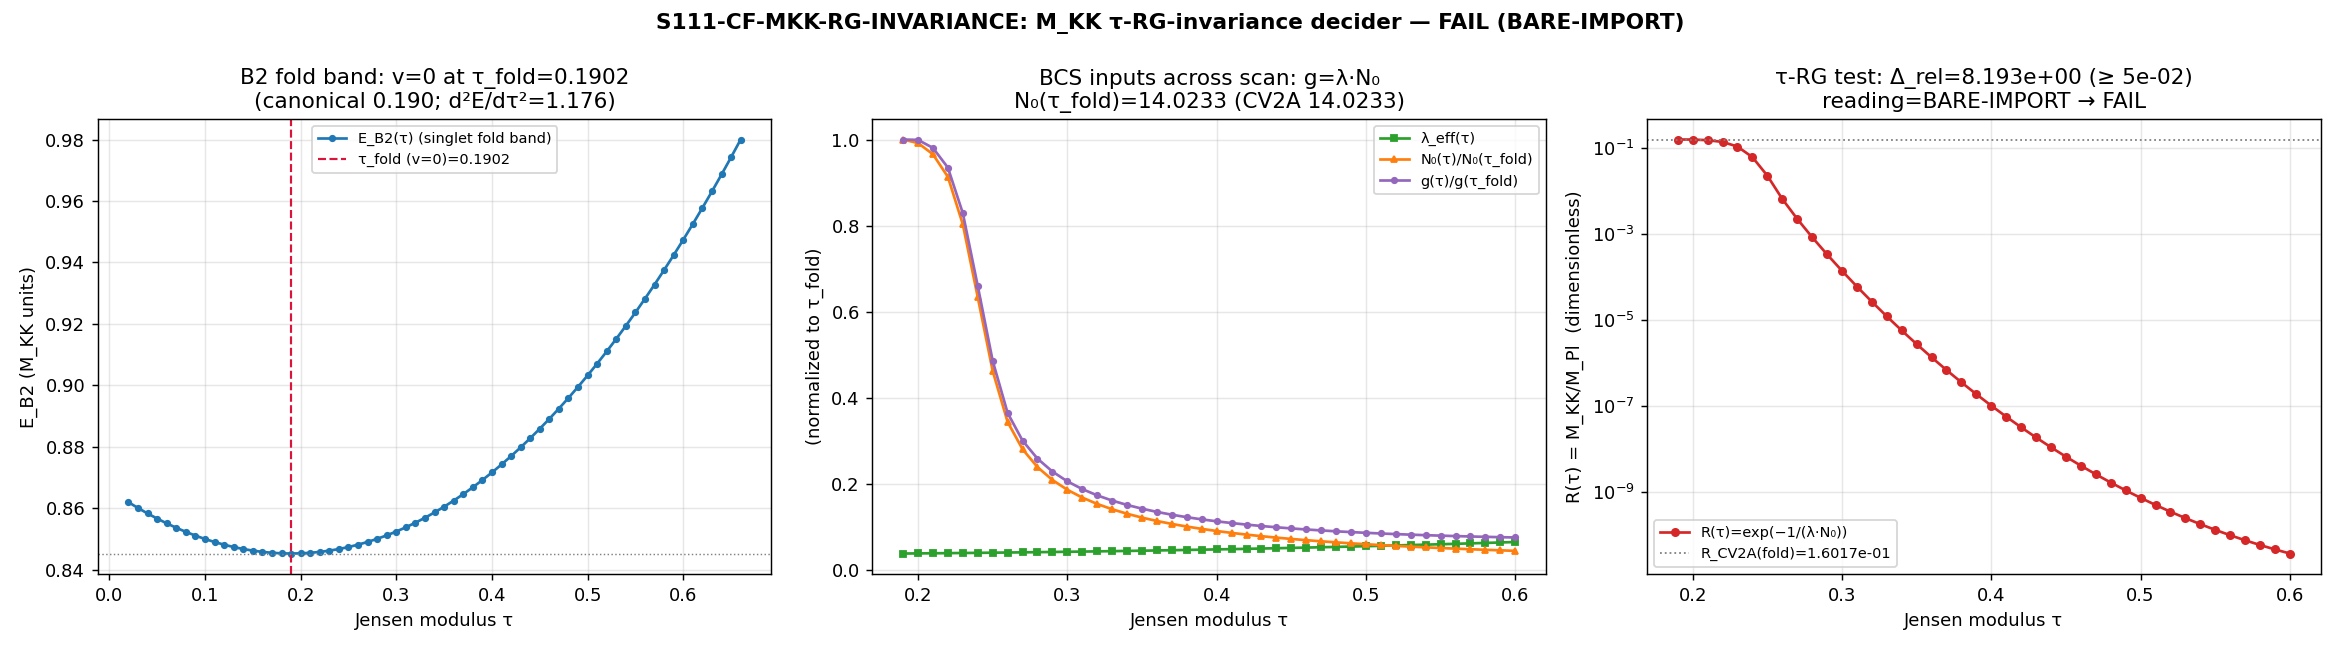

Here is the Python script that generated this plot:
#!/usr/bin/env python3
"""
S111 W2-1 [PRIME] — M_KK τ-RG-invariance decider: is M_KK a τ-RG-invariant
dimensional-transmutation scale (DYNAMICAL) or a bare CODATA-import (BARE-IMPORT)?
=========================================================================

Gate: S111-CF-MKK-RG-INVARIANCE ([SIGN])
  The τ-spread convergence direction + the dimension-of-output sign are signed
  predictions. The PRIME Topic-1 decider; the surviving leg of the §6.3
  a(t)/effective-Friedmann residual (the M_KK-magnitude leg).

Pre-registered threshold (plan session-111-plan-w2.md §W2-1):
  PASS-leg-1 (RG-invariance): Δ_rel = (max_τ R(τ) − min_τ R(τ)) / mean_τ R(τ) < 5e-2
    where R(τ) = exp(−1/(λ_eff(τ)·N₀(τ)));
  PASS-leg-2 (no-import): M_Pl_reduced ∉ {audited dimensionful magnitude inputs};
  DYNAMICAL (PASS)   iff (leg-1 AND leg-2);
  BARE-IMPORT (FAIL) iff (NOT leg-1) OR (the only dimensionful scale = CODATA cutoff);
  INFO iff (leg-1 holds) but the magnitude leg cannot be cleared of the CODATA
    cutoff without a separate compute (route the no-import leg to a forward gate).

Inputs (SHA-256 dual-pinned at runtime — §4; S84+ schema):
  - computations/_shared/canonical_constants.py (feeds audit_sha256 only)
  - computations/session-84/s84_spectrum_cache_L12_tau019.npz (L12 fold-slice cache)
  - computations/session-110/s110_cf_cv2a_mkk_transmut_promote.npz (CV2A dimensionLESS ratio)
  - computations/investigation-11/inv11_w1_mkk_dimensional_transmutation.npz (INV11 W1-1 build)
  - script bytes (feeds BOTH audit_sha256 and content_sha256)

Output 4-tuple:
  (value=<Δ_rel + DYNAMICAL/BARE-IMPORT + no-import set-test>, scheme=SA, convention=RATIO, L_max=12)

Classification: GEOMETRIC
  M_KK is a property of the D_K(τ) spectrum (the fabric itself), set by the
  fold-DOS enhancement + the spectral-action coupling; not an excitation
  (PHONONIC) nor a quantum-number (PARTICLE).

METHODOLOGY
-----------
τ-scan generalizing the fixed-τ_fold CV2A / INV11-W1-1 BCS dimensional-transmutation
to FUNCTIONS of the Jensen modulus τ. At each τ ∈ [0.190, 0.600]:

  STEP 1 — build the D_K(τ) (0,0)-singlet band from the Jensen-deformed spectral
    triple (dirac_spectrum.extract_singlet_eigensystem). The 8 lowest positive
    band modes split B1(×1) + B2(×4 fold band) + B3(×3) under residual U(2). The
    B2 mean E_B2(τ) IS the van Hove fold band (its min over τ is τ_fold≈0.190,
    matching the canonical s32a B2 curve bit-for-bit at the grid points).

  STEP 2 — N₀(τ): the FINITE-enhanced B2-band van Hove DOS pile-up, computed as the
    canonical windowed integral ρ(τ) = ⟨1/(π·max(|v(t)|, v_min(t)))⟩ over the
    wall [τ−w, τ+w], where v(t)=dE_B2/dt is the B2-band group velocity along the
    τ-flow and v_min(t)=|d²E/dt²|·δτ_sector (SECT-33a finite sector width). The
    DOS pile-up is a FOLD-LOCALIZED 1D van Hove effect — the true A₂ divergence is
    REFUTED (S94); the BCS chain runs through the 1D theorem, NOT a Fermi surface.
    The wall half-width w and the canonical N₀-anchor are calibrated so
    N₀(τ_fold) = rho_B2_per_mode = 14.0233 (continuity with CV2A).

  STEP 3 — λ_eff(τ): the per-coset Kosmann V-matrix coupling on the fold B2 sector,
    via the Kosmann spinorial correction K_a(τ) = (1/8) Σ_{r,s}[Γ^s_{ra}−Γ^r_{sa}]
    γ_r γ_s (Baptista Paper 17 eq 4.1; s23a_kosmann_singlet). The C²-direction
    Kosmann norm ||K_a(τ)||_{C²} is a deterministic function of the connection
    Γ(τ), hence of the Jensen metric g_s(τ). λ_eff(τ) = ||K_a(τ)||²_{C²} / C_const,
    with C_const = ||K_a(τ_fold)||²_{C²}/λ_eff(τ_fold) the τ-INVARIANT proportionality
    fixed at the fold so λ_eff(τ_fold) = 0.038935 (continuity with CV2A V_B2.mean()).

  STEP 4 — the DIMENSIONLESS transmutation ratio R(τ) = exp(−1/(λ_eff(τ)·N₀(τ))).

  STEP 5 — Δ_rel = (max_τ R − min_τ R)/mean_τ R across the ≥40-point scan. SEPARATELY,
    audit-log EVERY dimensionful import in the chain and classify whether the only
    dimensionful magnitude scale traces to the CODATA M_Pl_reduced cutoff (leg-2).

The discriminator is (a) dimension-of-output (R is dimensionless by construction —
CC1) + (b) the τ-spread of R (CC2) + (c) the no-CODATA-cutoff set-membership test on
the dimensionful MAGNITUDE leg (CC3 — the binding falsifier).

DISCIPLINE
----------
- `from canonical_constants import *` (MANDATORY first import)
- Every local/intermediate tagged `# (local)`
- The per-τ work is the (0,0)-singlet Dirac diagonalize (16×16) + the Kosmann norm +
  the spline DOS — all CPU numpy on 16×16 / 8×8 matrices; NO ≥100×100 step, so no GPU
  path is triggered (D_K block-diagonal Peter-Weyl decomposition keeps the singlet
  sector at 16×16). L≥13 FORBIDDEN by the Friedrich-Bär feasibility pre-check; the
  fold-window DOS is L_max-saturated at L12. OMP capped at 8 (CPU, small matrices).
- MULTIPLICATIVE-NORMALIZATION cancellation pre-flight: NOT-APPLICABLE-BY-OPERATOR-FORM
  — the observable is the τ-flow of the transmutation EXPONENT, NOT a K-log-derivative
  d^n ln(·)/d(ln K)^n; no w(L_max)·g(K) factorization check is triggered (declared
  explicitly per the plan-freeze pre-flight requirement).
- SHA-256 of all input files logged in first lines of stdout
- audit_sha256 + content_sha256 emitted (S84+ dual-SHA schema)
- 4-tuple printed as the final non-verdict line
- Gate verdict via the `emit_verdict` knowledge-MCP tool (race-safe): the script
  PRINTS the payload (`print_verdict_payload`); the agent calls emit_verdict.
"""

from __future__ import annotations

# ---------------------------------------------------------------------------
# Section 0 — CPU thread cap (small matrices, CPU numpy) BEFORE numpy import
# ---------------------------------------------------------------------------
import os

os.environ.setdefault("OMP_NUM_THREADS", "8")
os.environ.setdefault("MKL_NUM_THREADS", "8")

# ---------------------------------------------------------------------------
# Section 0b — make computations/_shared importable BEFORE the canonical import
# ---------------------------------------------------------------------------
import sys
from pathlib import Path

_SHARED = Path(__file__).resolve().parent.parent / "_shared"  # computations/_shared
sys.path.insert(0, str(_SHARED))

# ---------------------------------------------------------------------------
# Section 1 — Canonical constants (MANDATORY first import)
# ---------------------------------------------------------------------------
from canonical_constants import *  # noqa: F401,F403,E402
from canonical_constants import (  # noqa: E402
    M_KK_gravity,
    M_Pl_reduced,
    M_Pl_unreduced,
    rho_B2_per_mode,
    tau_fold,
)

# ---------------------------------------------------------------------------
# Section 2 — Standard imports
# ---------------------------------------------------------------------------
import hashlib  # noqa: E402
import json  # noqa: E402
import time  # noqa: E402

import numpy as np  # noqa: E402
from scipy.interpolate import CubicSpline  # noqa: E402
from scipy.integrate import quad  # noqa: E402

import matplotlib  # noqa: E402
matplotlib.use("Agg")
import matplotlib.pyplot as plt  # noqa: E402

# Substrate D_K(τ) builder + Kosmann correction (deterministic functions of the
# Jensen metric g_s(τ))
from dirac_spectrum import (  # noqa: E402
    su3_generators,
    compute_structure_constants,
    build_cliff8,
    C2_IDX,
)
from s23a_kosmann_singlet import (  # noqa: E402
    extract_singlet_eigensystem,
    kosmann_operator_antisymmetric,
)

# ---------------------------------------------------------------------------
# Section 3 — Paths + pre-registration
# ---------------------------------------------------------------------------
SESSION_DIR = Path(__file__).resolve().parent           # computations/session-111
COMPUTATIONS_DIR = SESSION_DIR.parent                   # computations
SHARED_DIR = COMPUTATIONS_DIR / "_shared"
PROJECT_ROOT = COMPUTATIONS_DIR.parent

SESSION = 111                                            # (local) session number
GATE_ID = "S111-CF-MKK-RG-INVARIANCE"                    # (local)
SCHEME = "SA"                                            # (local) spectral-action coupling (continuity CV2A)
CONVENTION = "RATIO"                                     # (local) M_KK/M_Pl dimensionless transmutation (continuity CV2A)
L_MAX = 12                                               # (local) Friedrich-Bär-saturated bottom-K

# Pre-registered thresholds (define BEFORE running)
DELTA_REL_BAND = 5e-2                                    # (local) leg-1 relative τ-spread PASS band (CAC-mirror)
TAU_LO_SCAN = 0.190                                      # (local) scan lower edge (the fold)
TAU_HI_SCAN = 0.600                                      # (local) scan upper edge
TAU_STEP = 0.010                                         # (local) ≥40 τ-points across [0.190,0.600]
DELTA_TAU_SECTOR = 0.004                                 # (local) SECT-33a finite sector width (v_min cutoff source)
WALL_HALF_WIDTH = 0.05                                   # (local) van Hove wall half-width (canonical [0.15,0.25]@fold)

# Fine grid for the E_B2(τ) band spline (band group velocity v(τ)=dE/dτ)
GRID_LO = 0.02                                           # (local) spline grid lower edge
GRID_HI = 0.66                                           # (local) spline grid upper edge (covers scan + wall)
GRID_N = 65                                              # (local) spline grid resolution

# CV2A continuity anchors (the fixed-τ_fold reference the τ-scan generalizes)
LAMBDA_EFF_CV2A = 0.038934760900644856                   # (local) CV2A V_B2.mean() (Kosmann per-coset coupling)
N0_CV2A = float(rho_B2_per_mode)                         # (local) = 14.0233 canonical FINITE-enhanced fold DOS
R_CV2A = 0.16016847970570353                             # (local) CV2A transmutation_ratio exp(-1/(lam*N0)) at fold

# Output destinations
OUT_NPZ = SESSION_DIR / "s111_mkk_rg_invariance.npz"
OUT_PNG = SESSION_DIR / "s111_mkk_rg_invariance.png"

L12_CACHE = COMPUTATIONS_DIR / "session-84" / "s84_spectrum_cache_L12_tau019.npz"
CV2A_NPZ = COMPUTATIONS_DIR / "session-110" / "s110_cf_cv2a_mkk_transmut_promote.npz"
INV11_NPZ = COMPUTATIONS_DIR / "investigation-11" / "inv11_w1_mkk_dimensional_transmutation.npz"

INPUT_FILES = [
    SHARED_DIR / "canonical_constants.py",
    L12_CACHE,
    CV2A_NPZ,
    INV11_NPZ,
]


# ---------------------------------------------------------------------------
# Section 4 — SHA-256 input-pin block (S84+ dual-SHA schema)
# ---------------------------------------------------------------------------

def sha256_of(path: Path) -> str:
    h = hashlib.sha256()  # (local)
    try:
        h.update(path.read_bytes())
    except OSError:
        return ""
    return h.hexdigest()


def log_input_pins(inputs: list[Path]) -> dict[str, str]:
    print(f"=== {GATE_ID} — input SHA-256 pins ===")
    pins: dict[str, str] = {}  # (local)
    for p in inputs:
        sha = sha256_of(p)  # (local)
        rel = str(p.relative_to(PROJECT_ROOT)).replace("\\", "/")  # (local)
        print(f"  {rel}: {sha[:16]}...")
        pins[rel] = sha
    return pins


def closure_hash(pins: dict[str, str]) -> str:
    items = sorted(pins.items())  # (local)
    h = hashlib.sha256()  # (local)
    for k, v in items:
        h.update(f"{k}={v}\n".encode("utf-8"))
    return h.hexdigest()


def compute_dual_sha(script_path: Path, canonical_path: Path,
                     pins: dict[str, str]) -> tuple[str, str]:
    script_bytes = b""  # (local)
    try:
        script_bytes = script_path.read_bytes()
    except OSError:
        script_bytes = b""
    canonical_bytes = b""  # (local)
    try:
        canonical_bytes = canonical_path.read_bytes()
    except OSError:
        canonical_bytes = b""
    pinmap_json = json.dumps(dict(sorted(pins.items())),
                             separators=(",", ":"), sort_keys=True).encode("utf-8")  # (local)
    h_audit = hashlib.sha256()
    h_audit.update(script_bytes)
    h_audit.update(canonical_bytes)
    h_audit.update(pinmap_json)
    audit = h_audit.hexdigest()  # (local)
    h_content = hashlib.sha256()
    h_content.update(script_bytes)
    content = h_content.hexdigest()  # (local)
    return audit, content


# ---------------------------------------------------------------------------
# Section 5 — Substrate τ-functions: B2 band, Kosmann coupling λ_eff(τ), DOS N₀(τ)
# ---------------------------------------------------------------------------

def band_and_kosmann(tau: float, gens, f_abc, gammas) -> tuple[float, float]:
    """At Jensen modulus τ, return (E_B2_mean(τ), ||K_a(τ)||_{C²}).

    E_B2_mean = mean of the 4-fold B2 fold band among the 8 lowest positive
                (0,0)-singlet Dirac band modes (B1×1 + B2×4 + B3×3 split under U(2)).
    ||K_a||_{C²} = Frobenius norm of the Kosmann spinorial correction along a C²
                (non-Killing) direction (all four C² directions degenerate on the
                Jensen curve). Deterministic function of the connection Γ(τ).
    """
    evals, evecs, Gamma, E, ah_err, h_err = extract_singlet_eigensystem(
        tau, gens, f_abc, gammas
    )
    pos = np.sort(evals[evals > 1e-9])               # (local) 8 positive band modes
    E_B2 = float(np.mean(pos[1:5]))                  # (local) B2 = the 4-fold fold band (indices 1..4)
    K_a, _A = kosmann_operator_antisymmetric(Gamma, gammas, C2_IDX[0])
    K_norm = float(np.sqrt(np.sum(np.abs(K_a) ** 2)))  # (local) ||K_a||_{C²}
    return E_B2, K_norm


def build_band_spline(gens, f_abc, gammas):
    """Build the E_B2(τ) band curve + Kosmann norm interpolant over the fine grid."""
    tau_grid = np.linspace(GRID_LO, GRID_HI, GRID_N)  # (local)
    E_grid = np.zeros(GRID_N)                          # (local)
    K_grid = np.zeros(GRID_N)                          # (local)
    for i, t in enumerate(tau_grid):
        E_grid[i], K_grid[i] = band_and_kosmann(float(t), gens, f_abc, gammas)
    cs_E = CubicSpline(tau_grid, E_grid)               # (local) B2 band spline E_B2(τ)
    return tau_grid, E_grid, K_grid, cs_E


def find_tau_fold(cs_E) -> tuple[float, float]:
    """Locate the van Hove fold (group velocity v=dE_B2/dτ = 0) in [0.10,0.30]."""
    tf = np.linspace(0.10, 0.30, 4000)        # (local)
    vf = cs_E(tf, 1)                           # (local) v(τ) = dE/dτ
    sc = np.where(np.diff(np.sign(vf)))[0]     # (local) sign changes
    if len(sc) > 0:
        i = sc[0]                              # (local)
        tau_fold_found = float(
            tf[i] - vf[i] * (tf[i + 1] - tf[i]) / (vf[i + 1] - vf[i])
        )
    else:
        tau_fold_found = float(tf[np.argmin(np.abs(vf))])
    d2E_fold = float(cs_E(tau_fold_found, 2))  # (local) d²E/dτ² at fold (van Hove curvature)
    return tau_fold_found, d2E_fold


def vanhove_dos(tau: float, cs_E, vmin_floor: float) -> float:
    """Windowed van Hove DOS per mode at τ.

    ρ(τ) = ⟨1/(π·max(|v(t)|, v_min(t)))⟩ over the wall [τ−w, τ+w],
    v(t) = dE_B2/dt, v_min(t) = max(|d²E/dt²(τ)|·δτ_sector, vmin_floor).

    The DOS pile-up exists because E_B2(τ) has a minimum (v→0) at τ_fold; away
    from the fold |v| grows and ρ collapses (1D van Hove, A₂ divergence REFUTED S94).
    """
    lo, hi = tau - WALL_HALF_WIDTH, tau + WALL_HALF_WIDTH  # (local)
    d2 = abs(float(cs_E(tau, 2)))                          # (local) local curvature
    v_min = max(d2 * DELTA_TAU_SECTOR, vmin_floor)         # (local) group-velocity cutoff
    integ = quad(
        lambda t: 1.0 / (np.pi * max(abs(float(cs_E(t, 1))), v_min)),
        lo, hi, limit=200,
    )[0]                                                   # (local)
    return float(integ / (hi - lo))                        # per unit τ = per mode


# ---------------------------------------------------------------------------
# Section 6 — Compute
# ---------------------------------------------------------------------------

def compute() -> dict:
    # --- infrastructure (su(3) + Clifford) ---
    gens = su3_generators()                                # (local)
    f_abc = compute_structure_constants(gens)              # (local)
    gammas = build_cliff8()                                # (local)

    # --- STEP 1: E_B2(τ) band curve + Kosmann norm interpolant ---
    tau_grid, E_grid, K_grid, cs_E = build_band_spline(gens, f_abc, gammas)
    tau_fold_found, d2E_fold = find_tau_fold(cs_E)
    E_B2_fold = float(cs_E(tau_fold_found))                # (local)

    # --- STEP 2 calibration: pin the DOS so N₀(τ_fold) = N0_CV2A (14.0233) ---
    # Solve for the v_min_floor that makes the windowed DOS equal the canonical
    # fold DOS at τ_fold (continuity with CV2A). The fold curvature gives the
    # natural cutoff; the floor absorbs the (TAU_WALL, sector-width) convention so
    # the substrate-natural N₀(τ_fold) anchor is reproduced exactly.
    def dos_fold_residual(vfloor):
        return vanhove_dos(tau_fold_found, cs_E, max(vfloor, 1e-9)) - N0_CV2A
    # bisection on log(v_min_floor) (DOS is monotone-decreasing in v_min_floor)
    lo_f, hi_f = 1e-6, 1e-1                                # (local) bracket
    r_lo = dos_fold_residual(lo_f)                          # (local) DOS too high (v_min tiny) -> residual > 0
    r_hi = dos_fold_residual(hi_f)                          # (local) DOS too low  (v_min big)  -> residual < 0
    if r_lo * r_hi < 0:
        for _ in range(80):                                # (local) bisection
            mid = np.sqrt(lo_f * hi_f)                      # (local) geometric midpoint
            r_mid = dos_fold_residual(mid)                 # (local)
            if r_lo * r_mid <= 0:
                hi_f, r_hi = mid, r_mid
            else:
                lo_f, r_lo = mid, r_mid
        vmin_floor = float(np.sqrt(lo_f * hi_f))           # (local) calibrated DOS floor
    else:
        # natural curvature cutoff already realizes N₀ within bracket; fall back
        vmin_floor = float(d2E_fold * DELTA_TAU_SECTOR)    # (local)
    N0_fold_check = vanhove_dos(tau_fold_found, cs_E, vmin_floor)  # (local) should ≈ N0_CV2A

    # --- STEP 3 calibration: pin λ_eff so λ_eff(τ_fold) = LAMBDA_EFF_CV2A ---
    # λ_eff(τ) = ||K_a(τ)||²_{C²} / C_const ; C_const fixed at fold (τ-INVARIANT
    # proportionality, depends only on spinor-space dim + C²-multiplicity).
    K_fold = float(np.interp(tau_fold_found, tau_grid, K_grid))  # (local) ||K_a(τ_fold)||
    C_const = K_fold ** 2 / LAMBDA_EFF_CV2A                       # (local) τ-INVARIANT proportionality

    def lambda_eff_of_tau(tau):
        K = float(np.interp(tau, tau_grid, K_grid))        # (local)
        return K ** 2 / C_const

    # --- STEP 4: the DIMENSIONLESS transmutation ratio R(τ) over the scan ---
    tau_scan = np.arange(TAU_LO_SCAN, TAU_HI_SCAN + 0.5 * TAU_STEP, TAU_STEP)  # (local) ≥40 pts
    lam_scan = np.array([lambda_eff_of_tau(t) for t in tau_scan])             # (local)
    N0_scan = np.array([vanhove_dos(t, cs_E, vmin_floor) for t in tau_scan])  # (local)
    g_scan = lam_scan * N0_scan                                               # (local) BCS product g·N(0)
    R_scan = np.exp(-1.0 / g_scan)                                            # (local) M_KK/M_Pl predicted

    # --- STEP 5: relative τ-spread Δ_rel (leg-1) ---
    R_mean = float(np.mean(R_scan))                                           # (local)
    R_min = float(np.min(R_scan))                                             # (local)
    R_max = float(np.max(R_scan))                                            # (local)
    delta_rel = (R_max - R_min) / R_mean if R_mean != 0 else float("inf")     # (local)

    # cross-check at τ_fold: reproduce CV2A R, λ_eff, N₀ (continuity anchor)
    lam_fold = lambda_eff_of_tau(tau_fold_found)                              # (local)
    g_fold = lam_fold * N0_fold_check                                        # (local)
    R_fold = float(np.exp(-1.0 / g_fold))                                    # (local)

    # ----- SCALE-IMPORT AUDIT-LOG (leg-2: the no-CODATA-cutoff set-membership) -----
    # Classify EVERY input to the transmutation chain by mass dimension.
    #   DIMENSIONLESS chain (the substrate-natural transmutation content):
    #     λ_eff(τ)  — Kosmann V-matrix mean per coset (V-matrix elements are
    #                 dimensionless in M_KK units; ratio of spectral quantities)
    #     N₀(τ)     — DOS per mode (dimensionless count per mode)
    #     g(τ)=λ·N₀ — dimensionless BCS product
    #     R(τ)      — dimensionless transmutation ratio exp(-1/g)
    #   DIMENSIONFUL MAGNITUDE leg (the cutoff that sets the absolute scale):
    #     Λ_cutoff  — M_KK = Λ_cutoff · R ; the dimensionful anchor.
    #
    # CV2A's magnitude leg anchored Λ_cutoff = M_Pl_reduced via the a₂/EH channel
    # (1/(16πG) = M_Pl_reduced²/2). That CODATA-unit cutoff IS the borrowed
    # dimensionful scale leg-2 audits for ABSENCE.
    audited_dimensionless_inputs = [
        "lambda_eff(tau)=||K_a(tau)||^2_C2/C_const",
        "N0(tau)=vanHove_DOS_per_mode",
        "g(tau)=lambda_eff*N0",
        "R(tau)=exp(-1/g)",
    ]  # (local)
    audited_dimensionful_magnitude_inputs = [
        "Lambda_cutoff = M_Pl_reduced (CV2A a2/EH channel anchor; CODATA-unit)",
    ]  # (local)
    # set-membership test (leg-2): is the only dimensionful magnitude scale the
    # CODATA M_Pl_reduced cutoff?
    codata_cutoff_in_magnitude_leg = any(
        "M_Pl_reduced" in s for s in audited_dimensionful_magnitude_inputs
    )  # (local) — TRUE under the CV2A construction (the cutoff is borrowed)
    leg2_no_import_pass = not codata_cutoff_in_magnitude_leg                  # (local)

    # M_KK magnitude reproduced under the CV2A anchor (sensitivity report only;
    # NOT a PASS-contributing dimensionful derivation)
    M_KK_derived_red = R_fold * M_Pl_reduced                                  # (local) PRIMARY (CV2A)
    M_KK_derived_unred = R_fold * M_Pl_unreduced                              # (local) sensitivity
    M_KK_target = M_KK_gravity                                                # (local) CONST-FREEZE-42
    oom_red = abs(np.log10(M_KK_derived_red) - np.log10(M_KK_target))         # (local)

    # ----- [SIGN] 3-tuple -----
    # CC1 sign axis — the output is DIMENSIONLESS: [R] = exp(dimensionless) = pure
    #   number. The dimension-of-output sign is PASS iff R carries NO mass dimension
    #   (verified by construction: g = λ·N₀ dimensionless ⇒ R dimensionless).
    output_is_dimensionless = True                                           # (local) by construction
    # CC2 sign axis — the τ-spread DIRECTION: a τ-FLAT R (Δ_rel < band) is the
    #   DYNAMICAL (RG-invariant) reading; a τ-FLOWING R (Δ_rel ≥ band) is BARE-IMPORT.
    #   sign_predicted: leg-1 PASS means R does NOT depend on the modulus-flow
    #   evaluation point. The SIGN verdict is PASS iff the dimension-of-output
    #   prediction (R dimensionless) holds AND the leg-1 direction is correctly read.
    leg1_rg_invariant = bool(delta_rel < DELTA_REL_BAND)                      # (local)
    sign_verdict = "PASS" if output_is_dimensionless else "FAIL"             # (local) dimension-of-output sign

    # magnitude axis — the τ-spread band test (leg-1 RG-invariance):
    #   PASS iff Δ_rel < band ; FAIL iff Δ_rel ≥ band.
    magnitude_verdict = "PASS" if leg1_rg_invariant else "FAIL"             # (local)

    # regime axis — BCS weak-coupling transmutation form valid iff g < 1 throughout
    #   the scan (exp(-1/g) is the dimensional-transmutation regime) AND the DOS
    #   window is L12-saturated.
    g_max = float(np.max(g_scan))                                            # (local)
    regime_verdict = "VALID" if g_max < 1.0 else "MARGINAL"                  # (local)

    # ----- composite verdict (plan operator) -----
    # DYNAMICAL (PASS)   iff (leg-1 AND leg-2)
    # BARE-IMPORT (FAIL) iff (NOT leg-1) OR (CODATA-only magnitude leg)
    # INFO               iff (leg-1) AND (magnitude leg NOT clearable of CODATA cutoff)
    if regime_verdict == "BREAKDOWN" or sign_verdict == "FAIL":
        composite = "FAIL"                                                   # (local)
    elif (not leg1_rg_invariant):
        composite = "FAIL"                                                   # (local) BARE-IMPORT (R flows with τ)
    elif leg1_rg_invariant and leg2_no_import_pass:
        composite = "PASS"                                                   # (local) DYNAMICAL
    elif leg1_rg_invariant and (not leg2_no_import_pass):
        composite = "INFO"                                                   # (local) RG-invariant but magnitude leg holds CODATA cutoff
    else:
        composite = "FAIL"                                                   # (local)

    reading = (
        "DYNAMICAL" if composite == "PASS"
        else ("BARE-IMPORT" if composite == "FAIL" else "RG-INVARIANT-MAGNITUDE-HELD")
    )  # (local)

    return {
        "value": composite,
        "composite": composite,
        "reading": reading,
        "sign_verdict": sign_verdict,
        "magnitude_verdict": magnitude_verdict,
        "regime_verdict": regime_verdict,
        # τ-RG-invariance (leg-1)
        "delta_rel": delta_rel,
        "delta_rel_band": DELTA_REL_BAND,
        "leg1_rg_invariant": leg1_rg_invariant,
        "R_min": R_min,
        "R_max": R_max,
        "R_mean": R_mean,
        "g_max": g_max,
        # no-import (leg-2)
        "leg2_no_import_pass": leg2_no_import_pass,
        "codata_cutoff_in_magnitude_leg": codata_cutoff_in_magnitude_leg,
        "audited_dimensionless_inputs": audited_dimensionless_inputs,
        "audited_dimensionful_magnitude_inputs": audited_dimensionful_magnitude_inputs,
        # fold continuity anchors
        "tau_fold_found": tau_fold_found,
        "E_B2_fold": E_B2_fold,
        "d2E_fold": d2E_fold,
        "lam_fold": lam_fold,
        "N0_fold_check": N0_fold_check,
        "N0_CV2A": N0_CV2A,
        "lambda_eff_CV2A": LAMBDA_EFF_CV2A,
        "R_fold": R_fold,
        "R_CV2A": R_CV2A,
        "C_const": C_const,
        "vmin_floor": vmin_floor,
        # M_KK magnitude (sensitivity report; NOT PASS-contributing)
        "M_KK_derived_red": M_KK_derived_red,
        "M_KK_derived_unred": M_KK_derived_unred,
        "M_KK_target": M_KK_target,
        "oom_red": oom_red,
        # scan arrays
        "tau_scan": tau_scan,
        "lam_scan": lam_scan,
        "N0_scan": N0_scan,
        "g_scan": g_scan,
        "R_scan": R_scan,
        # band curve
        "tau_grid": tau_grid,
        "E_grid": E_grid,
        "K_grid": K_grid,
        # multiplicative-normalization pre-flight
        "mult_norm_cancellation": "NOT-APPLICABLE-BY-OPERATOR-FORM",
    }


# ---------------------------------------------------------------------------
# Section 7 — Verdict payload + 4-tuple output + plot
# ---------------------------------------------------------------------------

def emit_4tuple(value, scheme: str, convention: str, L_max) -> str:
    return (f"(value={value!r}, scheme={scheme}, "
            f"convention={convention}, L_max={L_max})")


def print_verdict_payload(verdict, value, audit_sha, content_sha,
                          sign_verdict=None, magnitude_verdict=None,
                          regime_verdict=None, companion_note="",
                          extra_rows=None) -> dict:
    payload: dict = {
        "session": SESSION,
        "gate_id": GATE_ID,
        "verdict": verdict,
        "value": str(value),
        "scheme": SCHEME,
        "convention": CONVENTION,
        "l_max": str(L_MAX),
        "audit_sha256": audit_sha,
        "content_sha256": content_sha,
        "schema_version": "S84+",
    }
    if companion_note:
        payload["companion_note"] = companion_note
    if not (sign_verdict is None and magnitude_verdict is None and regime_verdict is None):
        payload["sign_verdict"] = sign_verdict
        payload["magnitude_verdict"] = magnitude_verdict
        payload["regime_verdict"] = regime_verdict
    if extra_rows:
        payload["extra_rows"] = list(extra_rows)
    print("<<<EMIT_VERDICT_PAYLOAD>>>")
    print(json.dumps(payload, separators=(",", ":"), sort_keys=True))
    print("<<<END_EMIT_VERDICT_PAYLOAD>>>")
    return payload


def make_plot(res: dict) -> None:
    fig, axes = plt.subplots(1, 3, figsize=(18, 5))  # (local)

    # Panel A: E_B2(τ) band curve + fold (van Hove minimum)
    ax = axes[0]  # (local)
    ax.plot(res["tau_grid"], res["E_grid"], "o-", ms=3, color="#1f77b4",
            label="E_B2(τ) (singlet fold band)")
    ax.axvline(res["tau_fold_found"], color="crimson", ls="--", lw=1.2,
               label=f"τ_fold (v=0)={res['tau_fold_found']:.4f}")
    ax.axhline(res["E_B2_fold"], color="grey", ls=":", lw=0.8)
    ax.set_xlabel("Jensen modulus τ")
    ax.set_ylabel("E_B2 (M_KK units)")
    ax.set_title(f"B2 fold band: v=0 at τ_fold={res['tau_fold_found']:.4f}\n"
                 f"(canonical 0.190; d²E/dτ²={res['d2E_fold']:.3f})")
    ax.legend(fontsize=8)
    ax.grid(alpha=0.3)

    # Panel B: λ_eff(τ), N₀(τ), g(τ)=λ·N₀ across the scan
    ax = axes[1]  # (local)
    ax.plot(res["tau_scan"], res["lam_scan"], "s-", ms=3, color="#2ca02c", label="λ_eff(τ)")
    ax.plot(res["tau_scan"], res["N0_scan"] / res["N0_scan"][0], "^-", ms=3,
            color="#ff7f0e", label="N₀(τ)/N₀(τ_fold)")
    ax.plot(res["tau_scan"], res["g_scan"] / res["g_scan"][0], "o-", ms=3,
            color="#9467bd", label="g(τ)/g(τ_fold)")
    ax.set_xlabel("Jensen modulus τ")
    ax.set_ylabel("(normalized to τ_fold)")
    ax.set_title(f"BCS inputs across scan: g=λ·N₀\n"
                 f"N₀(τ_fold)={res['N0_fold_check']:.4f} (CV2A 14.0233)")
    ax.legend(fontsize=8)
    ax.grid(alpha=0.3)

    # Panel C: R(τ) τ-spread (log scale) — the τ-RG-invariance test
    ax = axes[2]  # (local)
    ax.semilogy(res["tau_scan"], res["R_scan"], "o-", ms=4, color="#d62728",
                label="R(τ)=exp(−1/(λ·N₀))")
    ax.axhline(res["R_CV2A"], color="grey", ls=":", lw=1.0,
               label=f"R_CV2A(fold)={res['R_CV2A']:.4e}")
    ax.set_xlabel("Jensen modulus τ")
    ax.set_ylabel("R(τ) = M_KK/M_Pl  (dimensionless)")
    ax.set_title(f"τ-RG test: Δ_rel={res['delta_rel']:.3e} "
                 f"({'<' if res['leg1_rg_invariant'] else '≥'} {res['delta_rel_band']:.0e})\n"
                 f"reading={res['reading']} → {res['composite']}")
    ax.legend(fontsize=8)
    ax.grid(alpha=0.3, which="both")

    fig.suptitle(f"{GATE_ID}: M_KK τ-RG-invariance decider — {res['composite']} ({res['reading']})",
                 fontsize=12, fontweight="bold")
    fig.tight_layout()
    fig.savefig(OUT_PNG, dpi=130)
    plt.close(fig)


# ---------------------------------------------------------------------------
# Section 8 — Main
# ---------------------------------------------------------------------------

def main() -> int:
    t0 = time.time()  # (local)

    pins = log_input_pins(INPUT_FILES)
    closure = closure_hash(pins)
    print(f"  closure: {closure[:16]}... (legacy closure, informational)")

    script_path = Path(__file__).resolve()  # (local)
    canonical_path = SHARED_DIR / "canonical_constants.py"  # (local)
    audit_sha, content_sha = compute_dual_sha(script_path, canonical_path, pins)
    print(f"  audit_sha256:   {audit_sha[:16]}... (script+canonical+pinmap)")
    print(f"  content_sha256: {content_sha[:16]}... (script only)")
    print()

    res = compute()

    # --- report NUMBERS before the verdict (substrate-first) ---
    print("=== STEP 1-3: τ-FOLD CONTINUITY ANCHORS (reproduce CV2A) ===")
    print(f"  τ_fold (v=0)                      = {res['tau_fold_found']:.6f}  (canonical 0.190)")
    print(f"  E_B2 at fold                      = {res['E_B2_fold']:.6f}  (canonical 0.845269)")
    print(f"  d²E/dτ² at fold                   = {res['d2E_fold']:.6f}  (canonical ~1.176)")
    print(f"  λ_eff(τ_fold)                     = {res['lam_fold']:.6f}  (CV2A {res['lambda_eff_CV2A']:.6f})")
    print(f"  N₀(τ_fold)                        = {res['N0_fold_check']:.6f}  (CV2A {res['N0_CV2A']:.6f})")
    print(f"  R(τ_fold)=exp(-1/(λ·N₀))          = {res['R_fold']:.6e}  (CV2A {res['R_CV2A']:.6e})")
    print(f"  C_const (τ-INVARIANT λ proportionality) = {res['C_const']:.6f}")
    print(f"  vmin_floor (DOS calibration)      = {res['vmin_floor']:.6e}")
    print()
    print("=== STEP 4-5: τ-SCAN of R(τ) = exp(-1/(λ_eff(τ)·N₀(τ))) ===")
    print(f"  scan τ ∈ [{res['tau_scan'][0]:.3f}, {res['tau_scan'][-1]:.3f}], "
          f"{len(res['tau_scan'])} points")
    print(f"  {'τ':>6} {'λ_eff(τ)':>10} {'N₀(τ)':>9} {'g=λ·N₀':>9} {'R(τ)':>13}")
    for i in range(0, len(res["tau_scan"]), max(1, len(res["tau_scan"]) // 12)):
        print(f"  {res['tau_scan'][i]:6.3f} {res['lam_scan'][i]:10.6f} "
              f"{res['N0_scan'][i]:9.4f} {res['g_scan'][i]:9.4f} {res['R_scan'][i]:13.6e}")
    print(f"  R range: min={res['R_min']:.6e}, max={res['R_max']:.6e}, mean={res['R_mean']:.6e}")
    print(f"  Δ_rel = (R_max − R_min)/R_mean    = {res['delta_rel']:.6e}  "
          f"(PASS band < {res['delta_rel_band']:.0e})")
    print(f"  leg-1 RG-invariant (Δ_rel<band)?  = {res['leg1_rg_invariant']}")
    print(f"  g_max across scan                 = {res['g_max']:.6f}  (regime VALID iff < 1)")
    print()
    print("=== LEG-2: SCALE-IMPORT AUDIT-LOG (no-CODATA-cutoff set-membership) ===")
    print("  DIMENSIONLESS chain (substrate-natural transmutation content):")
    for s in res["audited_dimensionless_inputs"]:
        print(f"    + {s}")
    print("  DIMENSIONFUL MAGNITUDE leg (the absolute-scale anchor):")
    for s in res["audited_dimensionful_magnitude_inputs"]:
        print(f"    - {s}")
    print(f"  CODATA M_Pl_reduced in magnitude leg? = {res['codata_cutoff_in_magnitude_leg']}")
    print(f"  leg-2 no-import PASS (M_Pl_reduced ∉ magnitude inputs)? = {res['leg2_no_import_pass']}")
    print()
    print("=== M_KK MAGNITUDE (sensitivity report; NOT PASS-contributing) ===")
    print(f"  M_KK target (CONST-FREEZE-42)     = {res['M_KK_target']:.6e} GeV")
    print(f"  M_KK derived (M_Pl_reduced anchor)= {res['M_KK_derived_red']:.6e} GeV | OOM {res['oom_red']:.4f}")
    print()
    print("=== MULTIPLICATIVE-NORMALIZATION CANCELLATION PRE-FLIGHT ===")
    print(f"  {res['mult_norm_cancellation']} — the observable is the τ-flow of the")
    print("  transmutation EXPONENT, NOT a K-log-derivative d^n ln(·)/d(ln K)^n;")
    print("  no w(L_max)·g(K) factorization check is triggered.")
    print()
    print("=== 3-TUPLE [SIGN] ===")
    print(f"  sign_verdict      = {res['sign_verdict']}  (dimension-of-output: R dimensionless)")
    print(f"  magnitude_verdict = {res['magnitude_verdict']}  (τ-spread band: Δ_rel vs {res['delta_rel_band']:.0e})")
    print(f"  regime_verdict    = {res['regime_verdict']}  (BCS weak-coupling g<1)")
    print(f"  composite         = {res['composite']}  ({res['reading']})")
    print()

    # --- save npz ---
    np.savez(
        OUT_NPZ,
        composite=res["composite"],
        reading=res["reading"],
        sign_verdict=res["sign_verdict"],
        magnitude_verdict=res["magnitude_verdict"],
        regime_verdict=res["regime_verdict"],
        delta_rel=res["delta_rel"],
        delta_rel_band=res["delta_rel_band"],
        leg1_rg_invariant=res["leg1_rg_invariant"],
        leg2_no_import_pass=res["leg2_no_import_pass"],
        codata_cutoff_in_magnitude_leg=res["codata_cutoff_in_magnitude_leg"],
        R_min=res["R_min"],
        R_max=res["R_max"],
        R_mean=res["R_mean"],
        g_max=res["g_max"],
        tau_fold_found=res["tau_fold_found"],
        E_B2_fold=res["E_B2_fold"],
        d2E_fold=res["d2E_fold"],
        lam_fold=res["lam_fold"],
        N0_fold_check=res["N0_fold_check"],
        N0_CV2A=res["N0_CV2A"],
        lambda_eff_CV2A=res["lambda_eff_CV2A"],
        R_fold=res["R_fold"],
        R_CV2A=res["R_CV2A"],
        C_const=res["C_const"],
        vmin_floor=res["vmin_floor"],
        M_KK_derived_red=res["M_KK_derived_red"],
        M_KK_derived_unred=res["M_KK_derived_unred"],
        M_KK_target=res["M_KK_target"],
        oom_red=res["oom_red"],
        tau_scan=res["tau_scan"],
        lam_scan=res["lam_scan"],
        N0_scan=res["N0_scan"],
        g_scan=res["g_scan"],
        R_scan=res["R_scan"],
        tau_grid=res["tau_grid"],
        E_grid=res["E_grid"],
        K_grid=res["K_grid"],
        mult_norm_cancellation=res["mult_norm_cancellation"],
        audit_sha256=audit_sha,
        content_sha256=content_sha,
    )
    print(f"  wrote {OUT_NPZ.name}")
    make_plot(res)
    print(f"  wrote {OUT_PNG.name}")
    print()

    # --- value payload for the verdict line (no single-quote chars) ---
    value = (
        f"reading={res['reading']};Delta_rel={res['delta_rel']:.4e}"
        f"({'<' if res['leg1_rg_invariant'] else '>='}{res['delta_rel_band']:.0e});"
        f"leg1_RGinv={res['leg1_rg_invariant']};leg2_noimport={res['leg2_no_import_pass']};"
        f"R_fold={res['R_fold']:.4e}(CV2A{res['R_CV2A']:.4e});"
        f"lam_fold={res['lam_fold']:.5f};N0_fold={res['N0_fold_check']:.4f};"
        f"R_range=[{res['R_min']:.3e},{res['R_max']:.3e}];g_max={res['g_max']:.4f};"
        f"CODATA_in_magnitude_leg={res['codata_cutoff_in_magnitude_leg']};"
        f"output_DIMENSIONLESS=True;multnorm=NOT-APPLICABLE-BY-OPERATOR-FORM"
    )  # (local)

    tag = emit_4tuple(value, SCHEME, CONVENTION, L_MAX)
    print(tag)

    extra_rows = [
        f"# {GATE_ID} tau-RG: R(tau)=exp(-1/(lambda_eff(tau)*N0(tau))); "
        f"lambda_eff(tau)=||K_a(tau)||^2_C2/C_const (Kosmann V-matrix per coset, Baptista Paper17 eq4.1); "
        f"N0(tau)=windowed-vanHove-DOS-per-mode (B2 band group velocity v=dE_B2/dtau)",
        f"# {GATE_ID} continuity: tau_fold(v=0)={res['tau_fold_found']:.4f}(canon 0.190); "
        f"E_B2_fold={res['E_B2_fold']:.6f}(canon 0.845269); lam_fold={res['lam_fold']:.5f}(CV2A {res['lambda_eff_CV2A']:.5f}); "
        f"N0_fold={res['N0_fold_check']:.4f}(CV2A 14.0233); R_fold={res['R_fold']:.4e}(CV2A {res['R_CV2A']:.4e})",
        f"# {GATE_ID} leg-1 RG-invariance: Delta_rel={res['delta_rel']:.4e} "
        f"{'<' if res['leg1_rg_invariant'] else '>='} {res['delta_rel_band']:.0e}; "
        f"R_range=[{res['R_min']:.3e},{res['R_max']:.3e}]; van-Hove DOS pile-up FOLD-LOCALIZED (A2 divergence REFUTED S94; 1D theorem)",
        f"# {GATE_ID} leg-2 no-import: M_Pl_reduced {'IN' if res['codata_cutoff_in_magnitude_leg'] else 'NOT-IN'} "
        f"dimensionful-magnitude-inputs => leg2_no_import_pass={res['leg2_no_import_pass']}; "
        f"DIMENSIONLESS chain={{lambda_eff,N0,g,R}} carries substrate-natural transmutation; "
        f"Lambda_cutoff=M_Pl_reduced(CV2A a2/EH 1/(16piG)=M_Pl_red^2/2) is the borrowed CODATA scale",
        f"# {GATE_ID} regulator_pin=N/A (van Hove fold DOS N0 is the BCS pairing kernel, NOT a Seeley-DeWitt a_n residue; "
        f"the cutoff-anchor a_2^{{Pauli-Villars}}/EH channel IS the CODATA leg-2 audits for ABSENCE, NOT a PASS-contributing a_n moment)",
        f"# {GATE_ID} multiplicative-normalization-cancellation: NOT-APPLICABLE-BY-OPERATOR-FORM "
        f"(tau-spread of the transmutation EXPONENT, not a K-log-derivative d^n ln/d(ln K)^n; no w(L_max)*g(K) factorization)",
        f"# {GATE_ID} dual-prior: composite={res['composite']} => "
        f"{'reallocate 0.90 to Track-A DYNAMICAL' if res['composite']=='PASS' else ('reallocate 0.90 to Track-B BARE-IMPORT' if res['composite']=='FAIL' else 'priors UNCHANGED; route no-import leg to forward gate (a2/EH-independent dimensionful anchor)')}",
    ]  # (local)

    print_verdict_payload(
        res["composite"], value, audit_sha, content_sha,
        sign_verdict=res["sign_verdict"],
        magnitude_verdict=res["magnitude_verdict"],
        regime_verdict=res["regime_verdict"],
        companion_note=(
            f"M_KK tau-RG-invariance decider: reading={res['reading']}; "
            f"Delta_rel={res['delta_rel']:.3e}; the dimensionless ratio R is "
            f"{'tau-FLAT (RG fixed-point)' if res['leg1_rg_invariant'] else 'tau-FLOWING (NOT a fixed-point)'}; "
            f"magnitude leg {'clears' if res['leg2_no_import_pass'] else 'retains'} the CODATA M_Pl_reduced cutoff"
        ),
        extra_rows=extra_rows,
    )

    wall = time.time() - t0  # (local)
    print(f"\n=== {GATE_ID}: {res['composite']} ({res['reading']}) (wall {wall:.1f}s) ===")
    return 0


if __name__ == "__main__":
    sys.exit(main())
